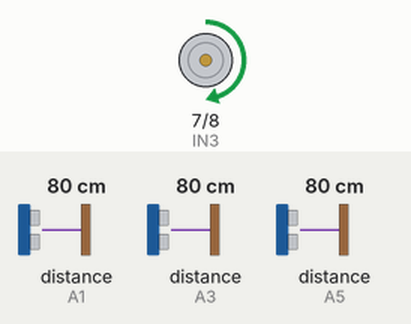
Simulated run of this sketch. Board: Arduino Uno, built with avr-gcc and run on an emulated ATmega328P. On the bench: motor-driver pin pairs drawn as motors (green arrow = first pin HIGH = forward, orange = second pin HIGH = backward, longer = more drive, scaled by the enable pin). Wiring (inferred from the names in the program): 3 × ultrasonic range finder: trigger A0, echo A1 / trigger A2, echo A3 / trigger A4, echo A5. The inputs (shaded band) are chosen by the test bench; at power-on: distance to the obstacle (sensors on A1, A3, A5) 80 cm. The echo pulse lasts 58.3 µs per cm; what the sketch prints to the serial monitor is not drawn.

Above: at 2.2 s.
2.3 s: distance to the obstacle (sensor on A1) set to 20 cm
5.3 s: distance to the obstacle (sensor on A1) set to 16 cm
At 6.5 s:
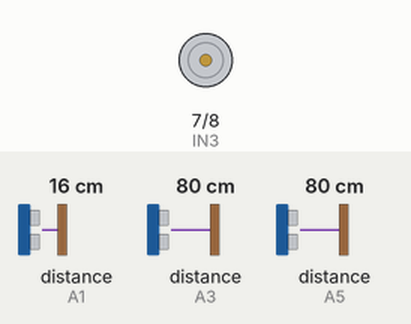
6.8 s: distance to the obstacle (sensor on A1) set to 2 cm
At 7.12 s:
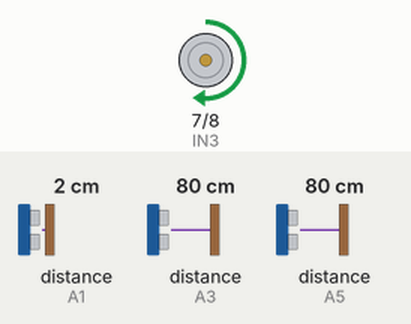
9.8 s: distance to the obstacle (sensor on A3) set to 2 cm
12.8 s: distance to the obstacle (sensor on A5) set to 56 cm
15.8 s: distance to the obstacle (sensor on A5) set to 46 cm
At 16.12 s:
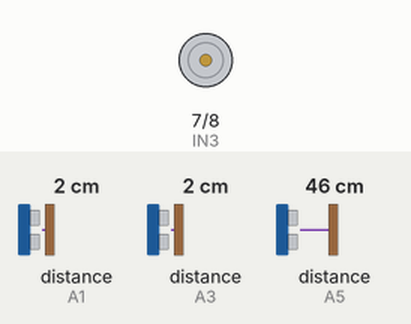
Timing chart, 0 to 18.5 s (numbered marks = the images above; inputs shaded):
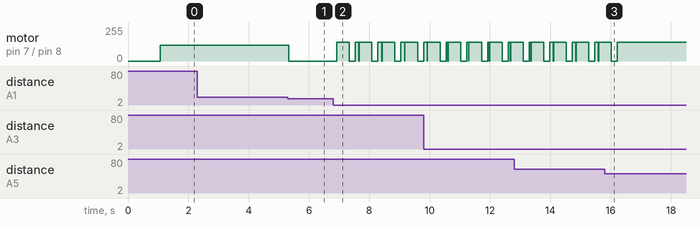

The sketch:

simplemechanicturningbot.ino
```cpp
    // ==========================================================
    // MAZE SOLVER ROBOT - LEFT PREFERRED (Professor Optimized)
    // STRAIGHT FORWARD until WALL → LEFT priority turns
    // Motor Driver: L298N
    // ==========================================================

    // Motor Driver Pins (L298N)
    const int ENA = 5;   // Left motor speed (PWM)
    const int IN1 = 4;   // Left motor direction 1
    const int IN2 = 3;   // Left motor direction 2
    const int ENB = 6;   // Right motor speed (PWM)
    const int IN3 = 7;   // Right motor direction 1
    const int IN4 = 8;   // Right motor direction 2

    // Ultrasonic Sensor Pins
    const int LEFT_TRIG  = A0;
    const int LEFT_ECHO  = A1;
    const int FRONT_TRIG = A2;
    const int FRONT_ECHO = A3;
    const int RIGHT_TRIG = A4;
    const int RIGHT_ECHO = A5;

    // TUNED PARAMETERS (Adjust these for your robot)
    int baseSpeedLeft   = 130;  // Left motor slightly faster (voltage compensation)
    int baseSpeedRight  = 120;
    int turnSpeedLeft   = 150;
    int turnSpeedRight  = 140;
    int wallThreshold   = 18;   // Distance to detect wall (cm)
    int turnDuration90  = 420;  // ms for 90° turn (TUNE THIS: 400-500)
    int turnDuration180 = 850;  // ms for 180° U-turn (TUNE THIS: 800-1000)
    int forwardDelay    = 180;  // ms between forward checks

    // State Machine
    int robotState = 0;         // 0=scan, 1=forward, 2=left90, 3=u-turn, 4=right90
    unsigned long actionStartTime = 0;
    int currentActionDuration = 0;

    void setup() {
    Serial.begin(9600);
    Serial.println("=== MAZE BOT v2.0 - LEFT PREFERRED ===");
    Serial.println("Logic: FORWARD → LEFT → RIGHT → U-TURN");

    // Motor control pins
    pinMode(ENA, OUTPUT); pinMode(IN1, OUTPUT); pinMode(IN2, OUTPUT);
    pinMode(ENB, OUTPUT); pinMode(IN3, OUTPUT); pinMode(IN4, OUTPUT);

    // Sensor pins
    pinMode(LEFT_TRIG, OUTPUT);  pinMode(LEFT_ECHO, INPUT);
    pinMode(FRONT_TRIG, OUTPUT); pinMode(FRONT_ECHO, INPUT);
    pinMode(RIGHT_TRIG, OUTPUT); pinMode(RIGHT_ECHO, INPUT);

    stopMotors();
    delay(1000); // 1 second startup (faster!)
    Serial.println(">>> READY! Place in maze...");
    Serial.println("Tune: turnDuration90=" + String(turnDuration90) + " turnDuration180=" + String(turnDuration180));
    }

    void loop() {
    // Move forward; if any sensor detects a wall, stop and wait until ALL sensors are clear.
    float distLeft  = getDistance(LEFT_TRIG, LEFT_ECHO);
    float distFront = getDistance(FRONT_TRIG, FRONT_ECHO);
    float distRight = getDistance(RIGHT_TRIG, RIGHT_ECHO);

    Serial.print("L:"); Serial.print(distLeft, 0);
    Serial.print(" F:"); Serial.print(distFront, 0);
    Serial.print(" R:"); Serial.print(distRight, 0);

    if (distLeft > wallThreshold && distFront > wallThreshold && distRight > wallThreshold) {
        Serial.println(" → FORWARD");
        executeForward();
    } else {
        Serial.print(" → OBSTACLE:");
        if (distLeft <= wallThreshold) Serial.print(" LEFT");
        if (distFront <= wallThreshold) Serial.print(" FRONT");
        if (distRight <= wallThreshold) Serial.print(" RIGHT");
        Serial.println(" STOPPING");
        stopMotors();

        // Blocking wait until all sensors report clear
        while (true) {
        float dl = getDistance(LEFT_TRIG, LEFT_ECHO);
        float df = getDistance(FRONT_TRIG, FRONT_ECHO);
        float dr = getDistance(RIGHT_TRIG, RIGHT_ECHO);
        if (dl > wallThreshold && df > wallThreshold && dr > wallThreshold) break;
        delay(100);
        }

        Serial.println(" → CLEARED: TURNING 90°");
        // Execute 90 degree turn (left preferred)
        executeLeftTurn();
        delay(turnDuration90);
        stopMotors();
        delay(200);
        Serial.println(" → TURN COMPLETE: RESUMING FORWARD");
        executeForward();
    }

    delay(50);
    }

    // ========================================
    // CORE FUNCTIONS
    // ========================================

    void startAction(int stateCode, int duration) {
    robotState = stateCode;
    currentActionDuration = duration;
    actionStartTime = millis();
    }

    float getDistance(int trigPin, int echoPin) {
    // Improved sensor reading
    digitalWrite(trigPin, LOW);  delayMicroseconds(5);
    digitalWrite(trigPin, HIGH); delayMicroseconds(10);
    digitalWrite(trigPin, LOW);

    long duration = pulseIn(echoPin, HIGH, 20000); // 20ms timeout
    if (duration < 100 || duration > 20000) return 999.0;

    float distance = duration * 0.034 / 2;
    return (distance > 50) ? 999.0 : distance;
    }

    void executeForward() {
    // Straight with motor compensation
    digitalWrite(IN1, HIGH); digitalWrite(IN2, LOW); analogWrite(ENA, baseSpeedLeft);
    digitalWrite(IN3, HIGH); digitalWrite(IN4, LOW); analogWrite(ENB, baseSpeedRight);
    }

    void executeLeftTurn() {
    // Pivot left (left reverse, right forward)
    digitalWrite(IN1, LOW);  digitalWrite(IN2, HIGH); analogWrite(ENA, turnSpeedLeft);
    digitalWrite(IN3, HIGH); digitalWrite(IN4, LOW);  analogWrite(ENB, turnSpeedRight);
    }

    void executeRightTurn() {
    // Pivot right (left forward, right reverse)
    digitalWrite(IN1, HIGH); digitalWrite(IN2, LOW);  analogWrite(ENA, turnSpeedLeft);
    digitalWrite(IN3, LOW);  digitalWrite(IN4, HIGH); analogWrite(ENB, turnSpeedRight);
    }

    void stopMotors() {
    analogWrite(ENA, 0);
    analogWrite(ENB, 0);
    }
```

Act3ver2wi2c.cpp
```cpp
#include <Wire.h>
#include <LiquidCrystal_I2C.h>
#include <Keypad.h>

// ======== LCD SETUP ========
LiquidCrystal_I2C lcd(0x27,16,2); // I2C address 0x27, 16x2 LCD

// ======== KEYPAD SETUP ========
const byte numRows = 4;
const byte numCols = 4;

// Key layout (old phone style)
char keymap[numRows][numCols] = {
  {'1','2','3','\0'},
  {'4','5','6','\0'},
  {'7','8','9','\0'},
  {'*','0','#','\0'}
};

// Arduino pins connected to rows and columns
byte rowPins[numRows] = {9, 8, 7, 6};
byte colPins[numCols] = {5, 4, 3, 2};

// Create keypad object
Keypad myKeypad = Keypad(makeKeymap(keymap), rowPins, colPins, numRows, numCols);

// Multi-tap letters for each key
String letters[] = {
  " 0",
  ",.<>/?!@#$%^&*()-_=+[]{}\|1",
  "ABC2",
  "DEF3",
  "GHI4",
  "JKL5",
  "MNO6",
  "PQRS7",
  "TUV8",
  "WXYZ9"
};

// ======== VARIABLES ========
char lastKey = NO_KEY;               // last key pressed
unsigned long lastPressTime = 0;     // last key press time
unsigned long lastActivity = 0;      // last activity timestamp

int letterIndex = 0;                 // multi-tap index
String message = "";                 // stores typed message
int scrollPos = 0;                   // scroll position for LCD
bool previewMode = false;            // auto-scroll mode flag
unsigned long previewTimer = 0;      // timer for auto scroll
int wordCount = 0;                   // number of words

// =======================
// WORD COUNT FUNCTION
// Ignores symbols and counts only words with letters/numbers
// =======================
void countWords() {
  wordCount = 0;            // reset count
  bool inWord = false;      // flag kung nasa word ka
  int charCount = 0;        // count chars in current word

  for(int i=0; i<message.length(); i++){
    char c = message[i];

    if(isAlphaNumeric(c)){      // valid letter/number
      if(!inWord){              // new word
        inWord = true;
        charCount = 1;
      } else {
        charCount++;
      }
    }
    else{ // space or symbol
      if(inWord){               // end ng word
        if(charCount > 0)      // count only if at least 1 valid char
          wordCount++;
        inWord = false;
        charCount = 0;
      }
    }
  }

  // Check last word if message doesn't end with space/symbol
  if(inWord && charCount > 0)
    wordCount++;
}

// =======================
// UPDATE LCD FUNCTION
// =======================
void updateLCD() {

  // First row: Word count
  lcd.setCursor(0,0);
  lcd.print("Words:");
  lcd.print(wordCount);
  lcd.print("        "); // clear leftover chars

  // Second row: Message display
  lcd.setCursor(0,1);
  lcd.print("                "); // clear row first
  lcd.setCursor(0,1);

  // Get visible part of message based on scroll
  String visible = message.substring(scrollPos);
  if (visible.length() > 15)
    visible = visible.substring(0,15); // max 15 chars

  lcd.print(visible);

  // --- blinking cursor at end of visible text ---
  lcd.setCursor(visible.length(), 1);
  lcd.blink();  // enable blinking cursor
}

// =======================
// KEYPAD EVENT FUNCTION
// =======================
void keypadEvent(KeypadEvent key) {

  KeyState state = myKeypad.getState();

  if (state == PRESSED) {

    previewMode = false;          // stop preview if typing
    lastActivity = millis();      // reset activity timer

    // -------- CLEAR ALL MESSAGE ----------
    if (key == '#') {
      message = "";
      wordCount = 0;
      scrollPos = 0;
    }

    // -------- BACKSPACE ----------
    else if (key == '*') {
      if (message.length() > 0) {
        message.remove(message.length()-1);
        if(scrollPos > message.length())
          scrollPos = message.length();
      }
    }

    // -------- LETTER INPUT (multi-tap) ----------
    else if (isDigit(key)) {

      int num = key - '0';
      unsigned long now = millis();

      // Same key pressed within 1 second → cycle letter
      if (key == lastKey && (now - lastPressTime) < 700) {
        letterIndex = (letterIndex + 1) % letters[num].length();
        message.remove(message.length()-1);       // remove last letter
        message += letters[num][letterIndex];     // add new letter
      }
      else {
        letterIndex = 0;                         // new key, first letter
        if (letters[num].length() > 0)
          message += letters[num][letterIndex];
      }

      lastKey = key;
      lastPressTime = now;

      // Auto-scroll if message longer than LCD
      if(message.length() - scrollPos > 15)
        scrollPos = message.length() - 15;
    }

    countWords();   // update word count
    updateLCD();    // refresh LCD
  }
}

// =======================
// SETUP FUNCTION
// =======================
void setup() {

  lcd.init();        // initialize LCD
  lcd.backlight();   // turn on backlight
  lcd.setCursor(0,0);
  lcd.print("Words:0");   // initial display

  lastActivity = millis();  // start activity timer

  // Keypad settings
  myKeypad.setDebounceTime(50);         // prevent double read
  myKeypad.setHoldTime(500);            // hold duration
  myKeypad.addEventListener(keypadEvent); // attach event handler
}

// =======================
// LOOP FUNCTION
// =======================
void loop() {

  myKeypad.getKey();    // check for keypad input

  // ---------- Auto preview mode (scroll message) ----------
  if(!previewMode && millis() - lastActivity > 4000 && message.length() > 16){
    previewMode = true;           // start auto-scroll
    previewTimer = millis();      // reset scroll timer
    scrollPos = 0;                // start from beginning
  }

  if(previewMode){
    // Scroll every 450ms
    if(millis() - previewTimer > 450){
      previewTimer = millis();
      String scrollMessage = message + "    "; // add spaces for smooth scroll

      String visible = "";
      for(int i=0;i<16;i++){
        visible += scrollMessage[(scrollPos + i) % scrollMessage.length()];
      }

      lcd.setCursor(0,1);
      lcd.print(visible);  // show scrolling message

      scrollPos++;          // advance scroll
      if(scrollPos >= scrollMessage.length())
        scrollPos = 0;      // loop scroll
    }
  }
}
```

Exp1-2sw-4blk.cpp
```cpp
int ledA[] = {2,3,4,5};   // LED 1–4
int ledB[] = {6,7,8,9};   // LED 5–8

int sw1 = 10;             // Power switch

void setup() {
  for(int i=0; i<4; i++) {
    pinMode(ledA[i], OUTPUT);
    pinMode(ledB[i], OUTPUT);
  }
  pinMode(sw1, INPUT);
}

void loop() {
  int s1 = digitalRead(sw1);

  if(s1 == HIGH) {   // Power ON
    // Blink group A
    for(int i=0; i<4; i++) digitalWrite(ledA[i], HIGH);
    for(int i=0; i<4; i++) digitalWrite(ledB[i], LOW);
    delay(500);

    // Blink group B
    for(int i=0; i<4; i++) digitalWrite(ledA[i], LOW);
    for(int i=0; i<4; i++) digitalWrite(ledB[i], HIGH);
    delay(500);
  }
  else {             // Power OFF → all LEDs ON
    for(int i=0; i<4; i++) {
      digitalWrite(ledA[i], HIGH);
      digitalWrite(ledB[i], HIGH);
    }
  }
}
```

Exp1-8blk.cpp
```cpp
int leds[] = {2,3,4,5,6,7,8,9};
int sw = 10;

void setup() {
  for(int i=0; i<8; i++) {
    pinMode(leds[i], OUTPUT);
  }
  pinMode(sw, INPUT);
}

void loop() {
  int state = digitalRead(sw);

  // a. All LEDs ON
  for(int i=0; i<8; i++) {
    digitalWrite(leds[i], HIGH);
  }

  // b & c when switch is ON
  if(state == HIGH) {

    // b. Blinking LEDs
    for(int i=0; i<8; i++)
      digitalWrite(leds[i], HIGH);
    delay(500);
    for(int i=0; i<8; i++)
      digitalWrite(leds[i], LOW);
    delay(500);

    // c. Alternate blinking LEDs
    for(int i=0; i<8; i+=2)
      digitalWrite(leds[i], HIGH);
    for(int i=1; i<8; i+=2)
      digitalWrite(leds[i], LOW);
    delay(500);

    for(int i=0; i<8; i+=2)
      digitalWrite(leds[i], LOW);
    for(int i=1; i<8; i+=2)
      digitalWrite(leds[i], HIGH);
    delay(500);
  }
}
```

Exp1-8sw.cpp
```cpp
int ledA[] = {2,3,4,5};   // LED 1–4
int ledB[] = {6,7,8,9};   // LED 5–8

int sw1 = 10;
int sw2 = 11;

void setup() {
  for(int i=0; i<4; i++) {
    pinMode(ledA[i], OUTPUT);
    pinMode(ledB[i], OUTPUT);
  }
  pinMode(sw1, INPUT);
  pinMode(sw2, INPUT);
}

void loop() {
  int s1 = digitalRead(sw1);
  int s2 = digitalRead(sw2);

  // Default OFF
  for(int i=0; i<4; i++) {
    digitalWrite(ledA[i], LOW);
    digitalWrite(ledB[i], LOW);
  }

  // Evaluation Table Logic
  if(s1==LOW && s2==LOW) {
    // 0 0 → 1 1
    for(int i=0; i<4; i++) {
      digitalWrite(ledA[i], HIGH);
      digitalWrite(ledB[i], HIGH);
    }
  }
  else if(s1==LOW && s2==HIGH) {
    // 0 1 → 1 0
    for(int i=0; i<4; i++)
      digitalWrite(ledA[i], HIGH);
  }
  else if(s1==HIGH && s2==LOW) {
    // 1 0 → 0 1
    for(int i=0; i<4; i++)
      digitalWrite(ledB[i], HIGH);
  }
  // 1 1 → 0 0 (do nothing, all OFF)
}
```

Exp1blk.cpp
```cpp
// C++ code
//
void setup()
{
  pinMode(LED_BUILTIN, OUTPUT);
}

void loop()
{
  digitalWrite(LED_BUILTIN, HIGH);
  delay(1000); // Wait for 1000 millisecond(s)
  digitalWrite(LED_BUILTIN, LOW);
  delay(1000); // Wait for 1000 millisecond(s)
}
```

Exp2LED1.cpp
```cpp
#include <LiquidCrystal.h>

int seconds = 0;

LiquidCrystal lcd_1(12, 11, 5, 4, 3, 2);

void setup()
{
  lcd_1.begin(16, 2); // Set up the number of columns and rows on the LCD.

  // Print a message to the LCD.
  lcd_1.print("hello world!");
}

void loop()
{
  // set the cursor to column 0, line 1
  // (note: line 1 is the second row, since counting
  // begins with 0):
  lcd_1.setCursor(0, 1);
  // print the number of seconds since reset:
  lcd_1.print(seconds);
  delay(1000); // Wait for 1000 millisecond(s)
  seconds += 1;
}
```

Exp2LED2.cpp
```cpp
#include <Wire.h>
#include <LiquidCrystal_I2C.h>

// Use the correct I2C address from your module (commonly 0x27 or 0x3F)
LiquidCrystal_I2C lcd(0x27, 16, 2);

int seconds = 0;

void setup() {
  // Initialize the LCD
  lcd.init();
  lcd.backlight();     // Turn on backlight

  // Print initial message
  lcd.setCursor(0, 0);
  lcd.print("hello world");
}

void loop() {
  // Set cursor to first column of second row
  lcd.setCursor(0, 1);

  // Print the seconds counter
  lcd.print(seconds);

  // Wait for 1 second
  delay(1000);

  // Increment seconds
  seconds++;
}
```

Exp3Act.cpp
```cpp
#include <Keypad.h>

const byte numRows = 4;
const byte numCols = 4;

char keymap[numRows][numCols] = {
  {'1','2','3','\0'},   // A disabled
  {'4','5','6','\0'},   // B disabled
  {'7','8','9','\0'},   // C disabled
  {'*','0','#','\0'}    // D disabled
};

byte rowPins[numRows] = {9, 8, 7, 6};
byte colPins[numCols] = {5, 4, 3, 2};

Keypad myKeypad = Keypad(makeKeymap(keymap), rowPins, colPins, numRows, numCols);

// Mapping for text mode
String letters[] = {
  " ",    // 0 → space
  ".?!",  // 1 → punctuation
  "ABC",  // 2
  "DEF",  // 3
  "GHI",  // 4
  "JKL",  // 5
  "MNO",  // 6
  "PQRS", // 7
  "TUV",  // 8
  "WXYZ"  // 9
};

char lastKey = NO_KEY;
unsigned long lastPressTime = 0;
int letterIndex = 0;
String message = "";

// Event handler for keypad
void keypadEvent(KeypadEvent key) {
  KeyState state = myKeypad.getState();

  if (state == PRESSED) {
    if (key == '*') {
      // Backspace
      if (message.length() > 0) {
        message.remove(message.length()-1);
      }
    } else if (key == '#') {
      // Newline / confirm
      message += '\n';
    } else if (isDigit(key)) {
      int num = key - '0';
      unsigned long now = millis();

      if (key == lastKey && (now - lastPressTime) < 1000) {
        // cycle through letters
        letterIndex = (letterIndex + 1) % letters[num].length();
        message.remove(message.length()-1);
        message += letters[num][letterIndex];
      } else {
        // new key or timeout
        letterIndex = 0;
        if (letters[num].length() > 0) {
          message += letters[num][letterIndex];
        }
      }

      lastKey = key;
      lastPressTime = now;
    }

    Serial.println(message);
  }
}

void setup() {
  Serial.begin(19200);
  myKeypad.setDebounceTime(200);   //stable input
  myKeypad.setHoldTime(1000);      //hold detection
  myKeypad.addEventListener(keypadEvent); //attach event handler
}

void loop() {
  myKeypad.getKey();   // triggers event handler automatically
}
```

Exp3test.cpp
```cpp
#include <Keypad.h>

const byte numRows = 4; // number of rows
const byte numCols = 4; // number of columns

// Keymap layout
char keymap[numRows][numCols] = {
  {'1','2','3','A'},
  {'4','5','6','B'},
  {'7','8','9','C'},
  {'*','0','#','D'}
};

// Pin connections
byte rowPins[numRows] = {9, 8, 7, 6}; // connect to row pins
byte colPins[numCols] = {5, 4, 3, 2}; // connect to column pins

// Create keypad object
Keypad myKeypad = Keypad(makeKeymap(keymap), rowPins, colPins, numRows, numCols);

void setup() {
  Serial.begin(9600);
}

void loop() {
  char keypressed = myKeypad.getKey();
  if (keypressed) {
    Serial.println(keypressed);
  }
}
```

Measured:
- the behaviour switches between 19 and 18 cm on distance to the obstacle (sensor on A1) (found by bisection; images 0 and 1)
- the behaviour switches between 51 and 50 cm on distance to the obstacle (sensor on A5) (found by bisection; images 2 and 3)
- after the input at 2.3 s, every drawn part: stays the same
- after the input at 5.3 s, motor on pin 7 (IN3) / pin 8 (IN4): forward 120/255 → stopped at once
- after the input at 6.8 s, motor on pin 7 (IN3) / pin 8 (IN4): stopped → forward 140/255 after 0.11 s, then repeats every 0.76 s: stopped 0.20 s, forward 140/255 0.12 s, stopped 0.01 s, forward 140/255 0.42 s
- after the input at 15.8 s, motor on pin 7 (IN3) / pin 8 (IN4): goes on until 16.2 s, then stays forward 140/255
